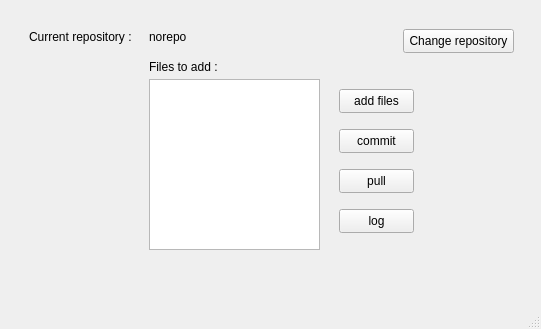
<?xml version="1.0" encoding="UTF-8"?>
<ui version="4.0">
 <class>MainWindow</class>
 <widget class="QMainWindow" name="MainWindow">
  <property name="geometry">
   <rect>
    <x>0</x>
    <y>0</y>
    <width>541</width>
    <height>329</height>
   </rect>
  </property>
  <property name="windowTitle">
   <string>MainWindow</string>
  </property>
  <widget class="QWidget" name="centralwidget">
   <layout class="QFormLayout" name="formLayout_2">
    <item row="0" column="0" colspan="2">
     <widget class="QStackedWidget" name="stackedWidget">
      <property name="currentIndex">
       <number>3</number>
      </property>
      <widget class="QWidget" name="page">
       <layout class="QFormLayout" name="formLayout">
        <item row="7" column="0">
         <widget class="QLabel" name="label_7">
          <property name="text">
           <string>No account?</string>
          </property>
         </widget>
        </item>
        <item row="2" column="1">
         <widget class="QLineEdit" name="lineEdit"/>
        </item>
        <item row="2" column="0">
         <widget class="QLabel" name="label">
          <property name="text">
           <string>Username :</string>
          </property>
         </widget>
        </item>
        <item row="3" column="0">
         <widget class="QLabel" name="label_2">
          <property name="text">
           <string>Password:</string>
          </property>
         </widget>
        </item>
        <item row="3" column="1">
         <widget class="QLineEdit" name="lineEdit_2"/>
        </item>
        <item row="4" column="1">
         <widget class="QPushButton" name="pushButton">
          <property name="text">
           <string>Login</string>
          </property>
         </widget>
        </item>
        <item row="0" column="0">
         <widget class="QLabel" name="label_3">
          <property name="text">
           <string>Login page</string>
          </property>
         </widget>
        </item>
        <item row="8" column="0">
         <widget class="QPushButton" name="pushButton_3">
          <property name="text">
           <string>Create account</string>
          </property>
         </widget>
        </item>
       </layout>
      </widget>
      <widget class="QWidget" name="page_2">
       <layout class="QFormLayout" name="formLayout_3">
        <item row="0" column="0">
         <widget class="QLabel" name="label_5">
          <property name="text">
           <string>Create Account</string>
          </property>
         </widget>
        </item>
        <item row="8" column="0">
         <widget class="QPushButton" name="pushButton_4">
          <property name="text">
           <string>Login</string>
          </property>
         </widget>
        </item>
        <item row="7" column="0">
         <widget class="QLabel" name="label_8">
          <property name="text">
           <string>have an account?</string>
          </property>
         </widget>
        </item>
        <item row="2" column="1">
         <widget class="QLineEdit" name="lineEdit_3"/>
        </item>
        <item row="2" column="0">
         <widget class="QLabel" name="label_6">
          <property name="text">
           <string>Username :</string>
          </property>
         </widget>
        </item>
        <item row="3" column="1">
         <widget class="QLineEdit" name="lineEdit_4"/>
        </item>
        <item row="3" column="0">
         <widget class="QLabel" name="label_4">
          <property name="text">
           <string>Password :</string>
          </property>
         </widget>
        </item>
        <item row="4" column="1">
         <widget class="QPushButton" name="pushButton_2">
          <property name="text">
           <string>Create</string>
          </property>
         </widget>
        </item>
       </layout>
      </widget>
      <widget class="QWidget" name="page_3">
       <widget class="QListView" name="listView">
        <property name="geometry">
         <rect>
          <x>260</x>
          <y>30</y>
          <width>251</width>
          <height>231</height>
         </rect>
        </property>
       </widget>
       <widget class="QLineEdit" name="lineEdit_5">
        <property name="geometry">
         <rect>
          <x>20</x>
          <y>140</y>
          <width>191</width>
          <height>22</height>
         </rect>
        </property>
       </widget>
       <widget class="QLabel" name="label_9">
        <property name="geometry">
         <rect>
          <x>270</x>
          <y>10</y>
          <width>141</width>
          <height>16</height>
         </rect>
        </property>
        <property name="text">
         <string>Existing user repositories:</string>
        </property>
       </widget>
       <widget class="QLabel" name="label_10">
        <property name="geometry">
         <rect>
          <x>20</x>
          <y>110</y>
          <width>181</width>
          <height>16</height>
         </rect>
        </property>
        <property name="text">
         <string>Enter current repository path :</string>
        </property>
       </widget>
       <widget class="QRadioButton" name="radioButton">
        <property name="geometry">
         <rect>
          <x>30</x>
          <y>180</y>
          <width>51</width>
          <height>20</height>
         </rect>
        </property>
        <property name="text">
         <string>New</string>
        </property>
       </widget>
       <widget class="QRadioButton" name="radioButton_2">
        <property name="geometry">
         <rect>
          <x>110</x>
          <y>180</y>
          <width>89</width>
          <height>20</height>
         </rect>
        </property>
        <property name="text">
         <string>Existing</string>
        </property>
       </widget>
       <widget class="QPushButton" name="pushButton_5">
        <property name="geometry">
         <rect>
          <x>20</x>
          <y>230</y>
          <width>75</width>
          <height>24</height>
         </rect>
        </property>
        <property name="text">
         <string>Continue</string>
        </property>
       </widget>
       <widget class="QLabel" name="label_15">
        <property name="geometry">
         <rect>
          <x>20</x>
          <y>20</y>
          <width>49</width>
          <height>16</height>
         </rect>
        </property>
        <property name="text">
         <string>User : </string>
        </property>
       </widget>
       <widget class="QLabel" name="label_16">
        <property name="geometry">
         <rect>
          <x>70</x>
          <y>20</y>
          <width>49</width>
          <height>16</height>
         </rect>
        </property>
        <property name="text">
         <string>nouser</string>
        </property>
       </widget>
       <widget class="QPushButton" name="pushButton_10">
        <property name="geometry">
         <rect>
          <x>20</x>
          <y>50</y>
          <width>75</width>
          <height>24</height>
         </rect>
        </property>
        <property name="text">
         <string>Logout</string>
        </property>
       </widget>
       <widget class="QRadioButton" name="radioButton_3">
        <property name="geometry">
         <rect>
          <x>30</x>
          <y>200</y>
          <width>89</width>
          <height>20</height>
         </rect>
        </property>
        <property name="text">
         <string>Clone</string>
        </property>
       </widget>
      </widget>
      <widget class="QWidget" name="page_4">
       <widget class="QLabel" name="label_11">
        <property name="geometry">
         <rect>
          <x>20</x>
          <y>20</y>
          <width>111</width>
          <height>16</height>
         </rect>
        </property>
        <property name="text">
         <string>Current repository : </string>
        </property>
       </widget>
       <widget class="QLabel" name="label_12">
        <property name="geometry">
         <rect>
          <x>140</x>
          <y>20</y>
          <width>161</width>
          <height>16</height>
         </rect>
        </property>
        <property name="text">
         <string>norepo</string>
        </property>
       </widget>
       <widget class="QPushButton" name="pushButton_6">
        <property name="geometry">
         <rect>
          <x>330</x>
          <y>80</y>
          <width>75</width>
          <height>24</height>
         </rect>
        </property>
        <property name="text">
         <string>add files</string>
        </property>
       </widget>
       <widget class="QPushButton" name="pushButton_7">
        <property name="geometry">
         <rect>
          <x>330</x>
          <y>120</y>
          <width>75</width>
          <height>24</height>
         </rect>
        </property>
        <property name="text">
         <string>commit</string>
        </property>
       </widget>
       <widget class="QPushButton" name="pushButton_8">
        <property name="geometry">
         <rect>
          <x>330</x>
          <y>160</y>
          <width>75</width>
          <height>24</height>
         </rect>
        </property>
        <property name="text">
         <string>pull</string>
        </property>
       </widget>
       <widget class="QTextEdit" name="textEdit">
        <property name="geometry">
         <rect>
          <x>140</x>
          <y>70</y>
          <width>171</width>
          <height>171</height>
         </rect>
        </property>
       </widget>
       <widget class="QLabel" name="label_14">
        <property name="geometry">
         <rect>
          <x>140</x>
          <y>50</y>
          <width>81</width>
          <height>16</height>
         </rect>
        </property>
        <property name="text">
         <string>Files to add :</string>
        </property>
       </widget>
       <widget class="QPushButton" name="pushButton_9">
        <property name="geometry">
         <rect>
          <x>394</x>
          <y>20</y>
          <width>111</width>
          <height>24</height>
         </rect>
        </property>
        <property name="text">
         <string>Change repository</string>
        </property>
       </widget>
       <widget class="QPushButton" name="pushButton_11">
        <property name="geometry">
         <rect>
          <x>330</x>
          <y>200</y>
          <width>75</width>
          <height>24</height>
         </rect>
        </property>
        <property name="text">
         <string>log</string>
        </property>
       </widget>
      </widget>
     </widget>
    </item>
   </layout>
  </widget>
  <widget class="QMenuBar" name="menubar">
   <property name="geometry">
    <rect>
     <x>0</x>
     <y>0</y>
     <width>541</width>
     <height>22</height>
    </rect>
   </property>
  </widget>
  <widget class="QStatusBar" name="statusbar"/>
 </widget>
 <resources/>
 <connections/>
</ui>
